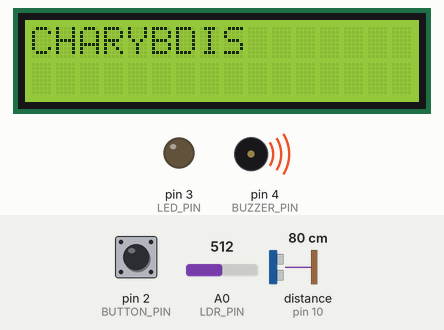
Simulated run of this sketch. Board: Arduino Uno, built with avr-gcc and run on an emulated ATmega328P. Shown: 16×2 character LCD, output pins drawn as LEDs (lit = HIGH), buzzer (waves = sounding, pin HIGH). Wiring (inferred from the names in the program): ultrasonic range finder: trigger pin 9; echo pin 10. Dashed ring = blinking. The test bench sets the inputs (shaded band); at power-on: distance to the obstacle (sensor on pin 10) 80 cm, A0 (LDR_PIN) = 512, pin 2 (BUTTON_PIN) HIGH. The echo pulse lasts 58.3 µs per cm; pins used as bus, display or sensor lines are not drawn.

Above: at 1.2 s.
1.3 s: distance to the obstacle (sensor on pin 10) set to 97 cm
2.8 s: distance to the obstacle (sensor on pin 10) set to 105 cm
At 3.8 s:
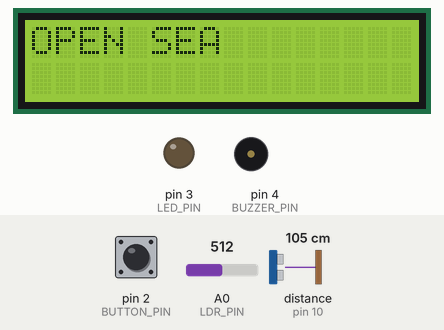
4.3 s: A0 (LDR_PIN) set to 503
At 5.06 s:
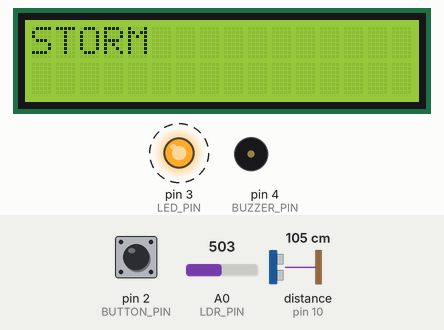
7.3 s: pin 2 (BUTTON_PIN) pulled LOW for 0.15 s
At 8.2 s:
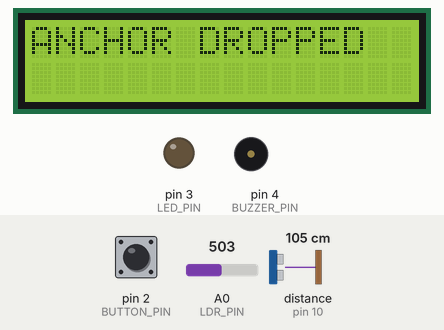
8.9 s: pin 2 (BUTTON_PIN) pulled LOW for 1 s
At 9.15 s:
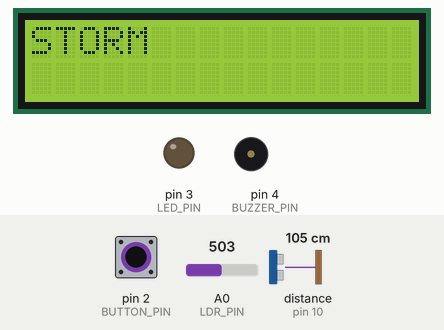
12.9 s: pin 2 (BUTTON_PIN) pulled LOW for 3.2 s
At 13.6 s:
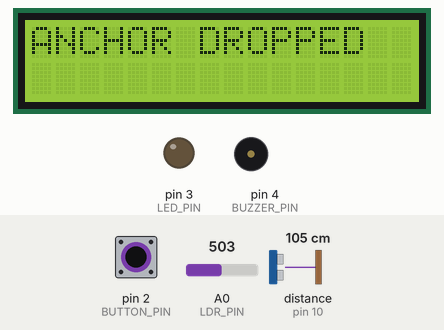
Timing chart, 0 to 15.9 s (numbered marks = the images above; inputs shaded):
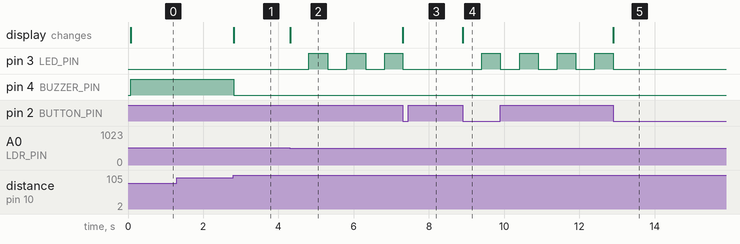

Measured:
- the behaviour switches between 101 and 102 cm on distance to the obstacle (sensor on pin 10) (found by bisection; images 0 and 1)
- the behaviour switches between 512 and 511 on A0 (LDR_PIN) (found by bisection; images 1 and 2)
- after the input at 1.3 s, every drawn part: stays the same
- after the input at 2.8 s, pin 4 (BUZZER_PIN): HIGH → LOW at once; the display: changes at once (image 1)
- after the input at 4.3 s, pin 3 (LED_PIN): alternates HIGH for 0.50 s and LOW for 0.50 s, starting after 0.51 s; the display: changes at once (image 2)
- after the input at 7.3 s, pin 3 (LED_PIN): goes on until 7.3 s, then stays LOW; the display: changes at once (image 3)
- after the input at 8.9 s, pin 3 (LED_PIN): alternates HIGH for 0.50 s and LOW for 0.51 s, starting after 0.50 s; the display: changes at once (image 4)
- after the input at 12.9 s, pin 3 (LED_PIN): goes on until 12.9 s, then stays LOW; the display: changes at once (image 5)

The sketch:

Dhanyatha-2026AAPS1125H-task2.ino
```cpp
#include <LiquidCrystal.h>

// ==================== STATES ====================

enum State
{
    OPEN_SEA,
    ANCHOR_DROPPED,
    STORM,
    CHARYBDIS,
    WRECKED
};

State state = OPEN_SEA;

// ==================== PINS ====================

const int LDR_PIN = A0;
const int BUTTON_PIN = 2;
const int LED_PIN = 3;
const int BUZZER_PIN = 4;

const int TRIG_PIN = 9;
const int ECHO_PIN = 10;

// ==================== LCD ====================

LiquidCrystal lcd(11, 12, 5, 6, 7, 8);

// ==================== THRESHOLDS ====================

const int LIGHT_THRESHOLD = 512;
const int DISTANCE_THRESHOLD = 100;

// ==================== TIMERS ====================

unsigned long dangerStartTime = 0;
unsigned long ledTimer = 0;

bool ledState = LOW;

// ==================== ANCHOR ====================

bool anchorDropped = false;

// Button:
// HIGH = not pressed
// LOW  = pressed
int lastButtonState = HIGH;

// ==================== LCD ====================

State previousState = OPEN_SEA;

void displayState()
{
    lcd.clear();

    if (state == OPEN_SEA)
        lcd.print("OPEN SEA");

    else if (state == ANCHOR_DROPPED)
        lcd.print("ANCHOR DROPPED");

    else if (state == STORM)
        lcd.print("STORM");

    else if (state == CHARYBDIS)
        lcd.print("CHARYBDIS");

    else if (state == WRECKED)
        lcd.print("WRECKED");
}

// ==================== SETUP ====================

void setup()
{
    pinMode(BUTTON_PIN, INPUT_PULLUP);

    pinMode(LED_PIN, OUTPUT);
    pinMode(BUZZER_PIN, OUTPUT);

    pinMode(TRIG_PIN, OUTPUT);
    pinMode(ECHO_PIN, INPUT);

    lcd.begin(16, 2);
    lcd.print("OPEN SEA");

    digitalWrite(LED_PIN, LOW);
    digitalWrite(BUZZER_PIN, LOW);
}

// ==================== LOOP ====================

void loop()
{
    // WRECKED is permanent
    if (state == WRECKED)
    {
        return;
    }

    // ==================== READ SENSORS ====================

    int lightValue = analogRead(LDR_PIN);

    // Ultrasonic sensor
    digitalWrite(TRIG_PIN, LOW);
    delayMicroseconds(2);

    digitalWrite(TRIG_PIN, HIGH);
    delayMicroseconds(10);

    digitalWrite(TRIG_PIN, LOW);

    long duration = pulseIn(ECHO_PIN, HIGH);

    int distance = duration * 0.034 / 2;

    // ==================== BUTTON ====================

    int buttonState = digitalRead(BUTTON_PIN);

    // Detect a new button press
    if (buttonState == LOW && lastButtonState == HIGH)
    {
        // Toggle anchor
        anchorDropped = !anchorDropped;

        if (anchorDropped)
        {
            state = ANCHOR_DROPPED;
            dangerStartTime = 0;
        }
        else
        {
            state = OPEN_SEA;
            dangerStartTime = 0;
        }
    }

    lastButtonState = buttonState;

    // ==================== ANCHOR ====================

    // Anchor protects the ship
    if (anchorDropped)
    {
        state = ANCHOR_DROPPED;
    }

    // ==================== OPEN SEA ====================

    if (!anchorDropped && state == OPEN_SEA)
    {
        // Storm detected
        if (lightValue < LIGHT_THRESHOLD)
        {
            state = STORM;
            dangerStartTime = millis();

            // Start LED blinking from the beginning
            ledTimer = millis();
            ledState = LOW;
            digitalWrite(LED_PIN, LOW);
        }

        // Charybdis detected
        else if (distance < DISTANCE_THRESHOLD)
        {
            state = CHARYBDIS;
            dangerStartTime = millis();
        }
    }

    // ==================== STORM ====================

    if (state == STORM)
    {
        // Storm ended
        if (lightValue >= LIGHT_THRESHOLD)
        {
            state = OPEN_SEA;
            dangerStartTime = 0;
        }

        // Storm lasted 5 seconds
        else if (millis() - dangerStartTime >= 5000)
        {
            state = WRECKED;

            displayState();

            return;
        }
    }

    // ==================== LED ====================

    if (state == STORM)
    {
        if (millis() - ledTimer >= 500)
        {
            ledTimer = millis();
            ledState = !ledState;

            digitalWrite(LED_PIN, ledState);
        }
    }
    else
    {
        ledState = LOW;
        digitalWrite(LED_PIN, LOW);
    }

    // ==================== CHARYBDIS ====================

    if (state == CHARYBDIS)
    {
        // Charybdis ended
        if (distance >= DISTANCE_THRESHOLD)
        {
            state = OPEN_SEA;
            dangerStartTime = 0;
        }

        // Charybdis lasted 5 seconds
        else if (millis() - dangerStartTime >= 5000)
        {
            state = WRECKED;

            displayState();

            return;
        }
    }

    // ==================== BUZZER ====================

    if (state == CHARYBDIS)
    {
        digitalWrite(BUZZER_PIN, HIGH);
    }
    else
    {
        digitalWrite(BUZZER_PIN, LOW);
    }

    // ==================== LCD ====================

    if (state != previousState)
    {
        displayState();
        previousState = state;
    }
}
```
